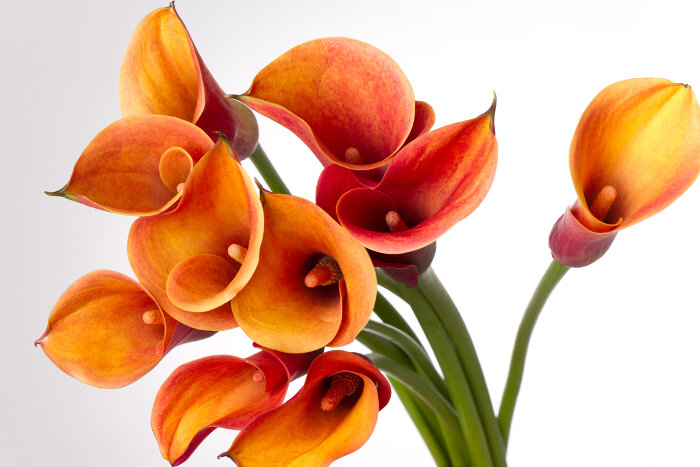
#> input picture scripts/cv1/data/flowers.jpg, 700 x 467 px
$ python 8-canny.py
#> lines starting #> are read from the running program, lines starting #| are printed output that depends on the picture; after the words box and inside, x2 and y2 are one past the last pixel; in counts of white or black regions, pixels touching at a corner belong together
# find the canny edges in an image

# CHALLENGE: make a live edge detector with a webcam stream

import cv2
import numpy as np
from matplotlib import pyplot as plt

img = cv2.imread('../data/flowers.jpg',0)
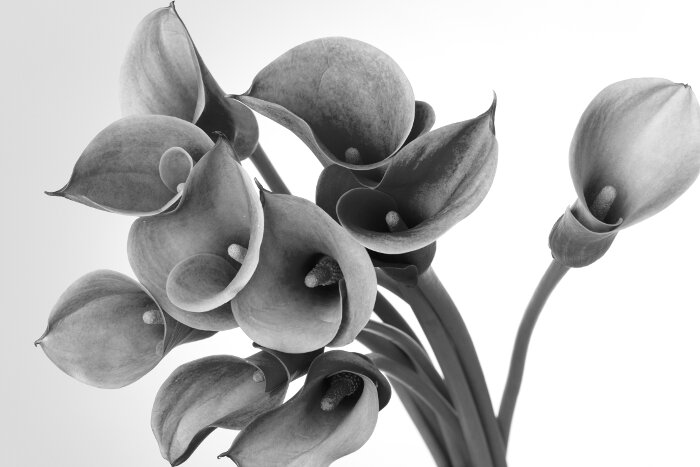
#> img: shape (467, 700); min 1, max 255, mean 183.7
edges = cv2.Canny(img,100,150)  # vary the thresholds to see what happens
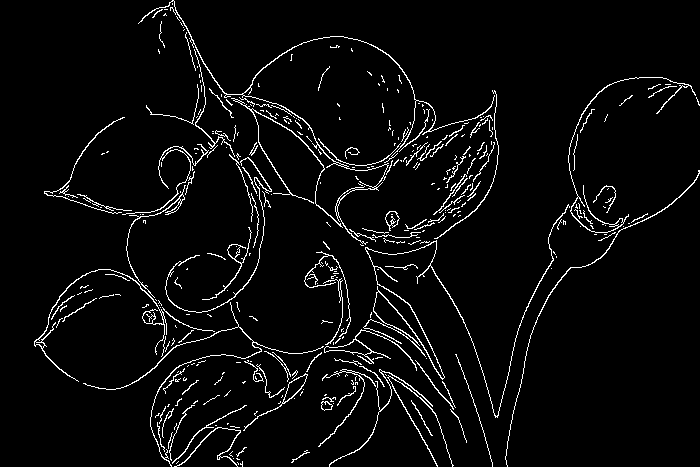
#> edges: shape (467, 700); 4.2% white in thin lines or dots

cv2.imshow('gray', img)
cv2.imshow('edges', edges)

cv2.waitKey(0)
cv2.destroyAllWindows()

$ run again, with scripts/cv1/data/cottages.jpg copied over scripts/cv1/data/flowers.jpg
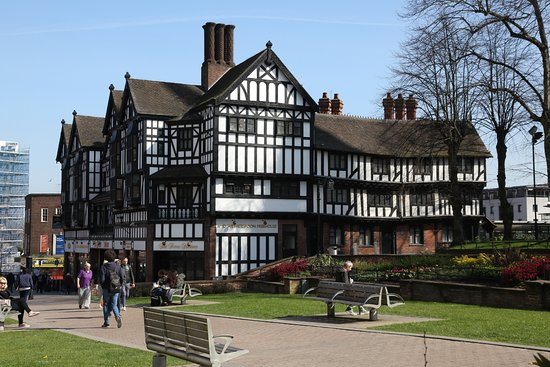
#> input picture scripts/cv1/data/cottages.jpg, 550 x 367 px
#> `img = cv2.imread('../data/flowers.jpg',0)`:
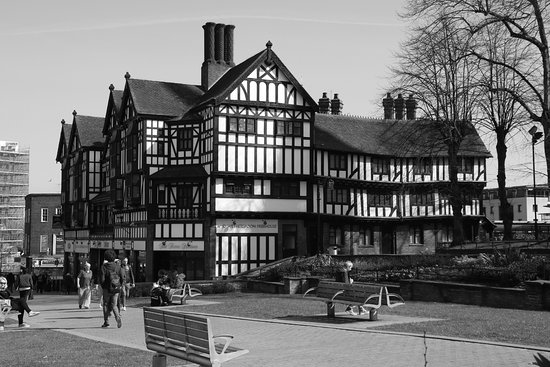
#> img: shape (367, 550); min 0, max 255, mean 110.3
#> `edges = cv2.Canny(img,100,150)`:
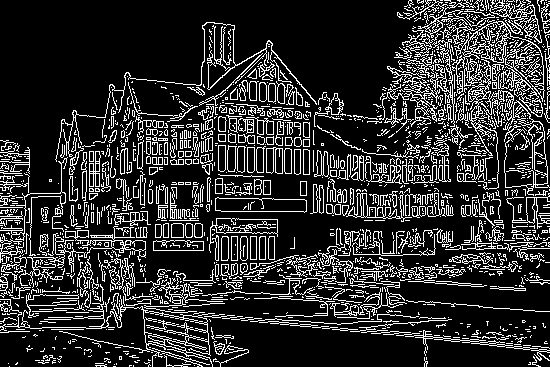
#> edges: shape (367, 550); 18.2% white in thin lines or dots
